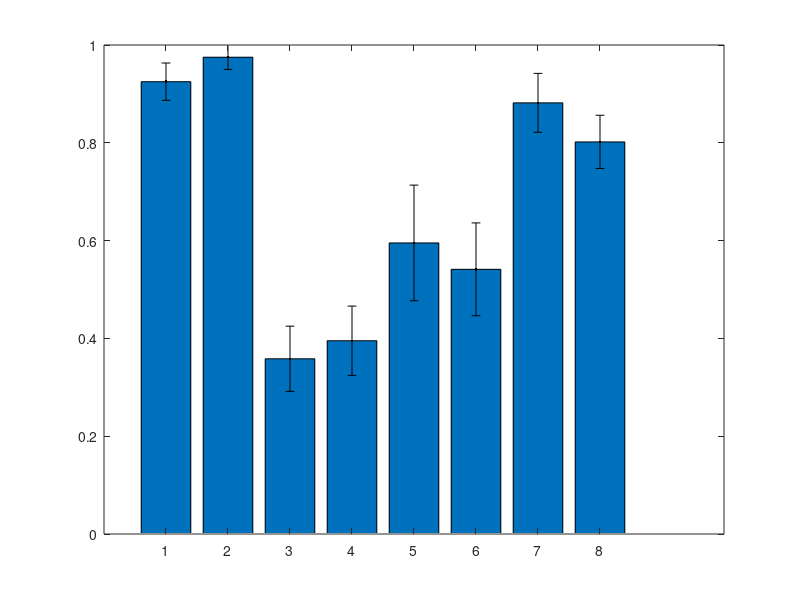

MATLAB code to generate this figure: (Note: this script raises an error after producing the figure.)
% Author: Atanu Giri
% Date: 04/11/2023
% This script plots bar graph of sigmoid fraction of sessions in 
% baseline, oxycodon, and alcohol

close all; clc; clear;

%% Baseline
baselineFemales = {'fiona','juana','kryssia','neftali','raven', ...
    'alexis','harley','renata','sarah','shakira'};
baselineMales = {'aladdin','jafar','jimi','scar','simba', ...
    'carl','jr','kobe','mike','sully'};
femaleBLSigFrac = [0.75, 1, 1, 0.75, 1, 1, 1, 1, 0.75, 1]; % BL = Baseline
maleBLSigFrac = [1, 1, 1, 1, 1, 1, 1, 0.75, 1, 1];

%% Oxy and Incubation
% oxyAnimal = {'Pepper','Captain','Buzz','Woody','Rex','Barbie', ...
%     'Slinky','Ken','Wanda','Vision','Bopeep','Trixie'};
% % Fraction of Sigmoid
% oxySigFrac = [nan, nan, 0.5, 0.5, 0.5, 0.25, ...
%     0.3333, 0.1429, 0.1667, 0.50, 0.50, 0.3750];
% incubSigFrac = [0.5, 0.25, 0.25, 0.7, 0.5833, 0.3750, ...
%     0.7143, 0.75, 0.25, 0.5714, 1.00, 0.8750];

% separate male and female into array
oxyFemales = {'Pepper','Barbie','Wanda','Vision','Bopeep','Trixie'};
oxyMales = {'Captain','Buzz','Woody','Rex','Slinky','Ken'};

% data to be plotted in bar graph
femaleOxySigFrac = [nan, 0.25, 0.1667, 0.50, 0.50, 0.3750];
% femaleOxySigFrac = oxySigFrac(ismember(oxyAnimal, oxyFemales));
femaleOxySigFrac = [femaleOxySigFrac, nan, nan, nan, nan];
% maleOxySigFrac = oxySigFrac(ismember(oxyAnimal, oxyMales));
maleOxySigFrac = [nan, 0.5, 0.5, 0.5, 0.3333, 0.1429];
maleOxySigFrac = [maleOxySigFrac, nan, nan, nan, nan];

femaleIncubSigFrac = [0.5, 0.3750, 0.25, 0.5714, 1.00, 0.8750];
% femaleIncubSigFrac = incubSigFrac(ismember(oxyAnimal, oxyFemales));
femaleIncubSigFrac = [femaleIncubSigFrac, nan, nan, nan, nan];
maleIncubSigFrac = [0.25, 0.25, 0.7, 0.5833, 0.7143, 0.75];
% maleIncubSigFrac = incubSigFrac(ismember(oxyAnimal, oxyMales));
maleIncubSigFrac = [maleIncubSigFrac, nan, nan, nan, nan];


%% Alcohol
alcoholFemales = {'fiona','juana','kryssia','neftali','raven'};
alcoholMales = {'aladdin','jafar','jimi','scar','simba'};
boostFemales = ["alexis","harley","renata","sarah","shakira"];
boostMales = ["carl","jr","kobe","mike","sully"];


femaleBASigFrac = [0.25, 1, 0.222, 0.667, 1]; % BA = Before Alcohol
maleBASigFrac = [1, 0, 0.2, 0, 1];

femalePASigFrac = [0.571, 1, 0.889, 0.857, 1]; % PA = Post Alcohol
malePASigFrac = [0.556, 0.556, 0.8, 0.75, 1];

femaleBoostSigFrac = [1, 0.5, 1, 1, 1]; % Fix this 
maleBoostSigFrac = [1, 1, 0.8, 0.889, 0.667]; % Fix this


% Entries for bar graph
SigFracGrouped = [femaleBLSigFrac; maleBLSigFrac; femaleOxySigFrac; maleOxySigFrac; ...
    femaleIncubSigFrac; maleIncubSigFrac; femalePASigFrac, femaleBoostSigFrac; 
    malePASigFrac, maleBoostSigFrac];

% Calculate the means and standard errors for each group, omitting NaN values
means = mean(SigFracGrouped, 2, 'omitnan');
n = sum(~isnan(SigFracGrouped), 2);
stderrs = std(SigFracGrouped, 0, 2, 'omitnan') ./ sqrt(n);

% Define the x-axis labels
groupLabels = {'Female BL', 'Male BL', 'Female Oxy', 'Male Oxy', ...
    'Female Incub', 'Male Incub', 'Female PA', 'Male PA'};

% Define the bar heights and errors for each group
barHeights = means';
barErrors = stderrs';

% Plot the bar graph with grouped bars
bar(1:length(barHeights), barHeights, 'grouped');
hold on;
errorbar(1:length(barHeights), barHeights, barErrors, 'k.', 'LineWidth', 1);

% Set the x-axis labels and plot title
set(gca, 'XTick', 1:length(barHeights), 'XTickLabel', groupLabels, ...
    'TickLabelInterpreter','latex');
xlabel('Group','Interpreter','latex','FontSize',15);
ylabel('Fraction of Sigmoid','Interpreter','latex','FontSize',15);
title('Fraction of Sigmoid by Group','Interpreter','latex','FontSize',20);
% savefig(gcf,sprintf('%s.fig',"sigmoidFraction"));

% Perform one-way ANOVA
[p, tbl, stats] = anova1(SigFracGrouped', [], 'off', 'omitnan');

% Display the ANOVA table
disp('One-Way ANOVA Results:');
disp(tbl);

% Check if there are significant differences between the groups
if p < 0.05
    disp('There are significant differences between the groups.');
else
    disp('There are no significant differences between the groups.');
end

% Perform post hoc analysis (e.g., Tukey's HSD)
[c,~,~,gnames] = multcompare(stats);